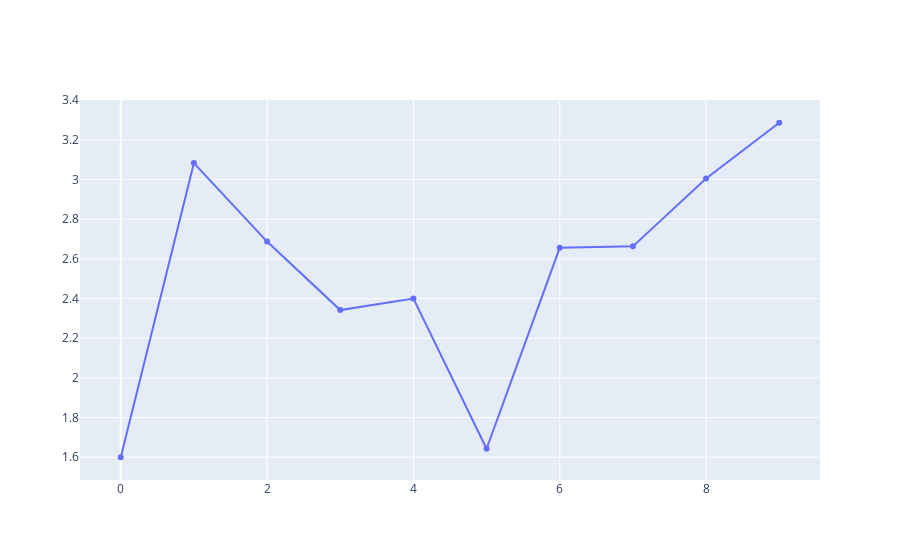

Notebook code for this chart:
### Code cell
go.Figure().add_scatter(x=[i for i in range(0, len(comparison))], y=comparison['Vec/Rayon'])

### Figure 1 — Plotly figure (JSON) as saved in the notebook; plotly's stock layout.template omitted (floating-point values rounded to 4 significant figures)
{"data": [{"type": "scatter", "x": [0, 1, 2, 3, 4, 5, 6, 7, 8, 9], "y": [1.6, 3.083, 2.687, 2.342, 2.4, 1.643, 2.656, 2.663, 3.006, 3.287]}], "layout": {}}
